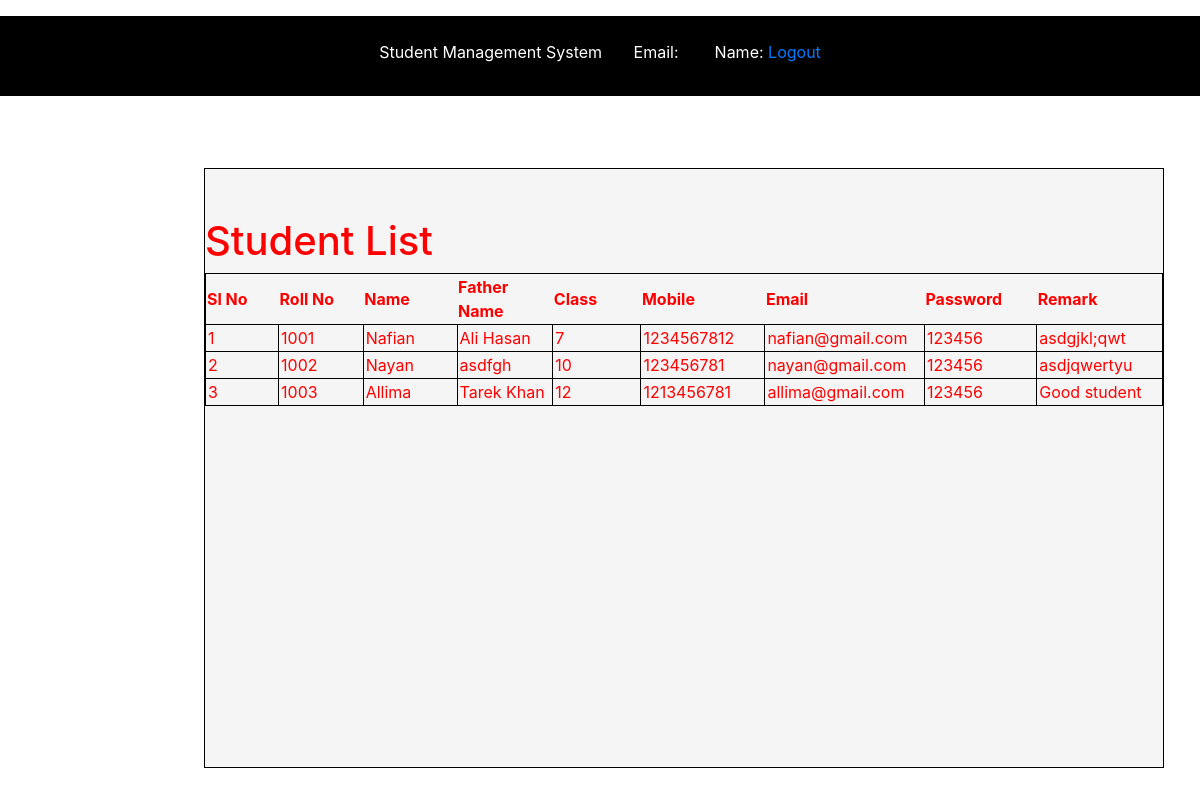
The app's page /student_list.php with its own data.
### tables this page shows
CREATE TABLE `students` (
  `sl_no` int(100) NOT NULL,
  `roll_no` varchar(100) NOT NULL,
  `name` varchar(255) NOT NULL,
  `father_name` varchar(255) NOT NULL,
  `class` varchar(100) NOT NULL,
  `mobile` int(15) NOT NULL,
  `email` varchar(200) NOT NULL,
  `password` varchar(30) NOT NULL,
  `remark` varchar(255) NOT NULL
);

### student_list.php (the view, shortened to what this page needs)
<!DOCTYPE html>
<head>
    <link rel="stylesheet" type="text/css" href="bootstrap-4.4.1/css/bootstrap.min.css">
    <?php
    $connection = mysqli_connect("localhost", "root", "");
    ?>
</head>
<body>
    <div id="header"><br>
        <center>Student Management System &nbsp;&nbsp;&nbsp;&nbsp;&nbsp;&nbsp;Email: <?php echo $_SESSION['email']; ?>&nbsp;&nbsp;&nbsp;&nbsp;&nbsp;&nbsp;&nbsp;Name:<?php echo $_SESSION['name']; ?>
            <a href="logout.php">Logout</a>
        </center>
    </div>
    <div id="right_side"><br><br>
        <div id="demo">
<h1>Student List</h1>
            <table style="border-collapse: collapse;border: 1px solid black;">
            <center>
                    <thead>
                        <tr>
                            <th>Sl No</th>
                            <th>Roll No</th>
                            <th>Name</th>
                            <th>Father Name</th>
                            <th>Class</th>
                            <th>Mobile</th>
                            <th>Email</th>
                            <th>Password</th>
                            <th>Remark</th>
                        </tr>
                    </thead>
                    <tbody>
                        <?php
                        $query = "select * from students";
                        $query_run = mysqli_query($connection, $query);
                        while ($row = mysqli_fetch_assoc($query_run)){
                        ?>
                            <tr>
                                <td id="td"><?php echo $row['sl_no'] ?></td>
                                <td id="td"><?php echo $row['roll_no'] ?></td>
                                <td id="td"><?php echo $row['name'] ?></td>
                                <td id="td"><?php echo $row['father_name'] ?></td>
                                <td id="td"><?php echo $row['class'] ?></td>
                                <td id="td"><?php echo $row['mobile'] ?></td>
                                <td id="td"><?php echo $row['email'] ?></td>
                                <td id="td"><?php echo $row['password'] ?></td>
                                <td id="td"><?php echo $row['remark'] ?></td>
                            </tr>
                    </tbody>
            </center>
            <?php
        }
              ?>
            </table>
        </div>
    </div>
</body>
</html>

### student_list.php (style rules this page uses)
#header { height: 10%; width: 100%; top: 2%; background-color: black; position: fixed; color: white; }
#right_side { height: 75%; width: 80%; background-color: whitesmoke; position: fixed; left: 17%; top: 21%; color: red; border: solid 1px black; }
#td { border: 1px solid black; padding-left: 2px; text-align: left; width: 200px; }

### records on screen
students: sl_no "1", roll_no "1001", name "Nafian", father_name "Ali Hasan", class "7", mobile "1234567812", email "nafian@gmail.com", password "123456", remark "asdgjkl;qwt"
students: sl_no "2", roll_no "1002", name "Nayan", father_name "asdfgh", class "10", mobile "123456781", email "nayan@gmail.com", password "123456", remark "asdjqwertyu"
students: sl_no "3", roll_no "1003", name "Allima", father_name "Tarek Khan", class "12", mobile "1213456781", email "allima@gmail.com", password "123456", remark "Good student"
